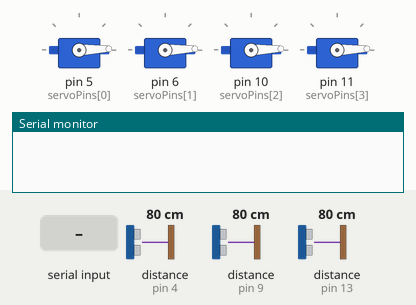
The sketch below on a simulated Arduino Uno, built with avr-gcc and run on an emulated ATmega328P. Shown: 4 × servo, the last lines printed to the serial monitor. Wiring (inferred from the names in the program): 3 × ultrasonic range finder: trigger pin 3, echo pin 4 / trigger pin 8, echo pin 9 / trigger pin 12, echo pin 13. Inputs (shaded band) come from the test bench; at power-on: distance to the obstacle (sensors on pin 4, pin 9, pin 13) 80 cm. The echo pulse lasts 58.3 µs per cm.

Above: at 0.01 s.
At 1.2 s:
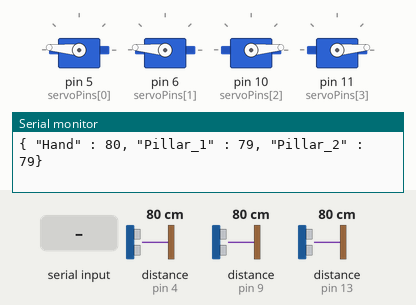
1.3 s: distance to the obstacle (sensor on pin 4) set to 2 cm
4.3 s: distance to the obstacle (sensor on pin 9) set to 2 cm
7.3 s: distance to the obstacle (sensor on pin 13) set to 18 cm
10.3 s: distance to the obstacle (sensor on pin 4) set to 35 cm
13.3 s: byte 30 received over Serial
16.3 s: distance to the obstacle (sensor on pin 9) set to 4 cm
Timing chart, 0 to 19.3 s (numbered marks = the images above; inputs shaded):
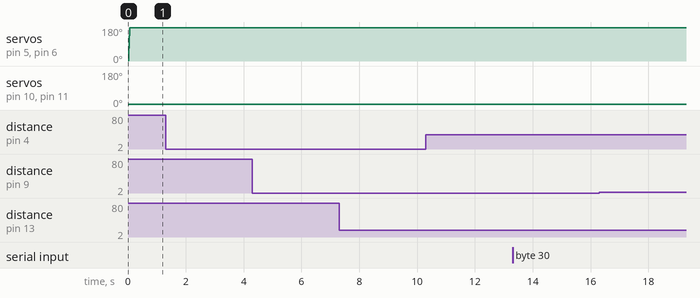

The sketch:

SnoozleFirmware.ino
```cpp
/*
 * Snoozle servo controller
 *
 * Serial Protocol:                 0x00 0x00 0x00 0x01 0x5A 0x32
 *                                    ^^   ^^   ^^   ^^   ^^   ^^
 *     send a header =================""===""===""   ""   ""   ""
 * ...followed by a byte for the servo ==============""   ""   ""
 * ...followed by a byte for the angle value =============""   ""
 * ...followed by a byte for the delay between angle updates ==""
 * servo is the 0x01 first, 0x02 second, ... servo as defined
 *   in the servoPins array
 * angle value is a byte between 0x01 (1) and 0xB4 (180).
 * delay is a byte between 0x01 (1ms) and 0xff (255ms) for delays
 *   in ms between changing by 1 degree of rotation.
 */
#include <Servo.h>

#define trigPin1 3 // Hand
#define echoPin1 4
#define trigPin2 8 // Pillar_1
#define echoPin2 9
#define trigPin3 12 // Pillar_2
#define echoPin3 13

unsigned long last_reading_send;

byte buf[16];
int offset = 0;
bool headerRead;

int nServos = 4;

// flip servo: do they go from 0-180 or from 180-0...
bool flipServo[] = { true, true, false, false};

// what digital pins are we connected to
int servoPins[] =          {  5, 6, 10, 11 };
int servoTargetVals[] =    {  175,  175,  5, 5 };
int servoVals[] =          {  1,  1,  1, 1 };
int servoStepDelays[] =    {  0,  0,  0, 0 };
int servoStepSizes[] =     {  1,  1,  1, 1 };
long nextServoUpdate[] =   {  0,  0,  0, 0 };

Servo servos[4];

void setup() {
  Serial.begin (9600);

  pinMode(trigPin1, OUTPUT); // Hand
  pinMode(echoPin1, INPUT);
  pinMode(trigPin2, OUTPUT); // Pillar_1
  pinMode(echoPin2, INPUT);
  pinMode(trigPin3, OUTPUT); // Pillar_2
  pinMode(echoPin3, INPUT);
  last_reading_send = millis();

  for(int i=0; i<nServos; i++) {
    servos[i].attach(servoPins[i]);
  }
  headerRead = false;
}


void loop() {
  long now = millis();

  if (Serial.available() > 0) {
    if (offset > 15) offset = 0;
    buf[offset] = Serial.read();
    offset++;

    // When three zero bytes are read, we are in sync with the sender => headerRead
    // The next four bytes are the values of a packet.
    if (offset > 2 && buf[offset-1] == 0 && buf[offset-2] == 0  && buf[offset-3] == 0) {
      headerRead = true; offset = 0;
    }

    // So, if headerRead, and 4 bytes after that were read, we have a packet.
    if (headerRead && offset == 4) {
      int _servo = buf[0];  // For this servo (0,1,2,3)
      int _val = buf[1];   // set a new target position (0-180)
      int _spd = buf[2];  // interpolate to that position from the current position, but wait &_spd ms between each step
      int _stp = buf[3]; // step size

      /* Debug
      Serial.println();
      Serial.print("Servo: "); Serial.print(_servo);
      Serial.print(" Val: "); Serial.print(_val);
      Serial.print(" Spd: "); Serial.print(_spd);
      Serial.println();
      */
      if (_servo <= nServos && _servo > 0) {
        if (flipServo[_servo-1]) _val = 181-_val;
        _val = constrain(_val, 1, 179);
        servoTargetVals[_servo-1] = _val;
        servoStepDelays[_servo-1] = _spd;
        servoStepSizes[_servo-1] = _stp;
        nextServoUpdate[_servo-1] = now + _spd;
      }
      headerRead = false; offset = 0;
    }
  }

  //do the controlling servo stuff
  for(int i=0; i<nServos; i++) {
    if (now >= nextServoUpdate[i]) {
      if (servoVals[i] > servoTargetVals[i]) {
        servoVals[i] = servoVals[i]-servoStepSizes[i];
        if (servoVals[i] < servoTargetVals[i]) servoVals[i] = servoTargetVals[i];
      }
      else if (servoVals[i] < servoTargetVals[i]) {
        servoVals[i] = servoVals[i]+servoStepSizes[i];
        if (servoVals[i] > servoTargetVals[i]) servoVals[i] = servoTargetVals[i];
      }

      nextServoUpdate[i] = now + servoStepDelays[i];
      servos[i].write(servoVals[i]);
    }
  }

  //now do the sensing stuff :)
  if (millis() - last_reading_send >= 100 ) { // 1/10th second has passed

    long distance1, distance2, distance3;

    distance1 = readDistance(trigPin1, echoPin1);
    delay(10);
    distance2 = readDistance(trigPin2, echoPin2);
    delay(10);
    distance3 = readDistance(trigPin3, echoPin3);

    Serial.print("{ \"Hand\" : ");
    Serial.print(distance1);
    Serial.print(", \"Pillar_1\" : ");
    Serial.print(distance2);
    Serial.print(", \"Pillar_2\" : ");
    Serial.print(distance3);
    Serial.print("}\n");

    last_reading_send = millis();
  }
}


long readDistance(int trigPin, int echoPin) {
  digitalWrite(trigPin, HIGH);
  delayMicroseconds(10); // Added this line
  digitalWrite(trigPin, LOW);  // Added this line
  long duration = pulseIn(echoPin, HIGH, 12000);
  long distance = (duration / 2) / 29.1;

  if(distance <= 0){
    distance = 200;
  }

  return distance;
}
```
